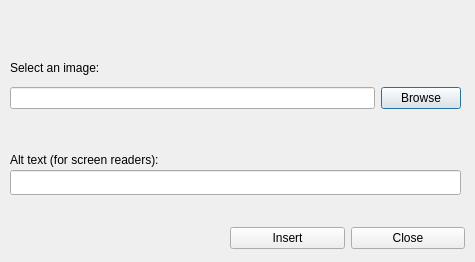
<?xml version="1.0" encoding="UTF-8"?>
<ui version="4.0">
 <class>InsertImageDialog</class>
 <widget class="QDialog" name="InsertImageDialog">
  <property name="geometry">
   <rect>
    <x>0</x>
    <y>0</y>
    <width>475</width>
    <height>262</height>
   </rect>
  </property>
  <property name="windowTitle">
   <string>Insert Image</string>
  </property>
  <widget class="QLabel" name="label">
   <property name="geometry">
    <rect>
     <x>10</x>
     <y>60</y>
     <width>271</width>
     <height>16</height>
    </rect>
   </property>
   <property name="text">
    <string>Select an image: </string>
   </property>
  </widget>
  <widget class="QWidget" name="layoutWidget">
   <property name="geometry">
    <rect>
     <x>10</x>
     <y>80</y>
     <width>451</width>
     <height>36</height>
    </rect>
   </property>
   <layout class="QHBoxLayout" name="horizontalLayout">
    <item>
     <widget class="QLineEdit" name="lineEdit"/>
    </item>
    <item>
     <widget class="QPushButton" name="browseButton">
      <property name="text">
       <string>Browse</string>
      </property>
     </widget>
    </item>
   </layout>
  </widget>
  <widget class="QWidget" name="layoutWidget">
   <property name="geometry">
    <rect>
     <x>230</x>
     <y>220</y>
     <width>235</width>
     <height>36</height>
    </rect>
   </property>
   <layout class="QHBoxLayout" name="horizontalLayout_2">
    <item>
     <widget class="QPushButton" name="insertButton">
      <property name="text">
       <string>Insert</string>
      </property>
     </widget>
    </item>
    <item>
     <widget class="QPushButton" name="closeButton">
      <property name="text">
       <string>Close</string>
      </property>
     </widget>
    </item>
   </layout>
  </widget>
  <widget class="QLineEdit" name="altText">
   <property name="geometry">
    <rect>
     <x>10</x>
     <y>170</y>
     <width>451</width>
     <height>25</height>
    </rect>
   </property>
  </widget>
  <widget class="QLabel" name="label_2">
   <property name="geometry">
    <rect>
     <x>10</x>
     <y>150</y>
     <width>301</width>
     <height>19</height>
    </rect>
   </property>
   <property name="text">
    <string>Alt text (for screen readers):</string>
   </property>
  </widget>
  <widget class="QLabel" name="errorLabel">
   <property name="geometry">
    <rect>
     <x>10</x>
     <y>10</y>
     <width>451</width>
     <height>19</height>
    </rect>
   </property>
   <property name="text">
    <string/>
   </property>
  </widget>
 </widget>
 <resources/>
 <connections/>
</ui>
